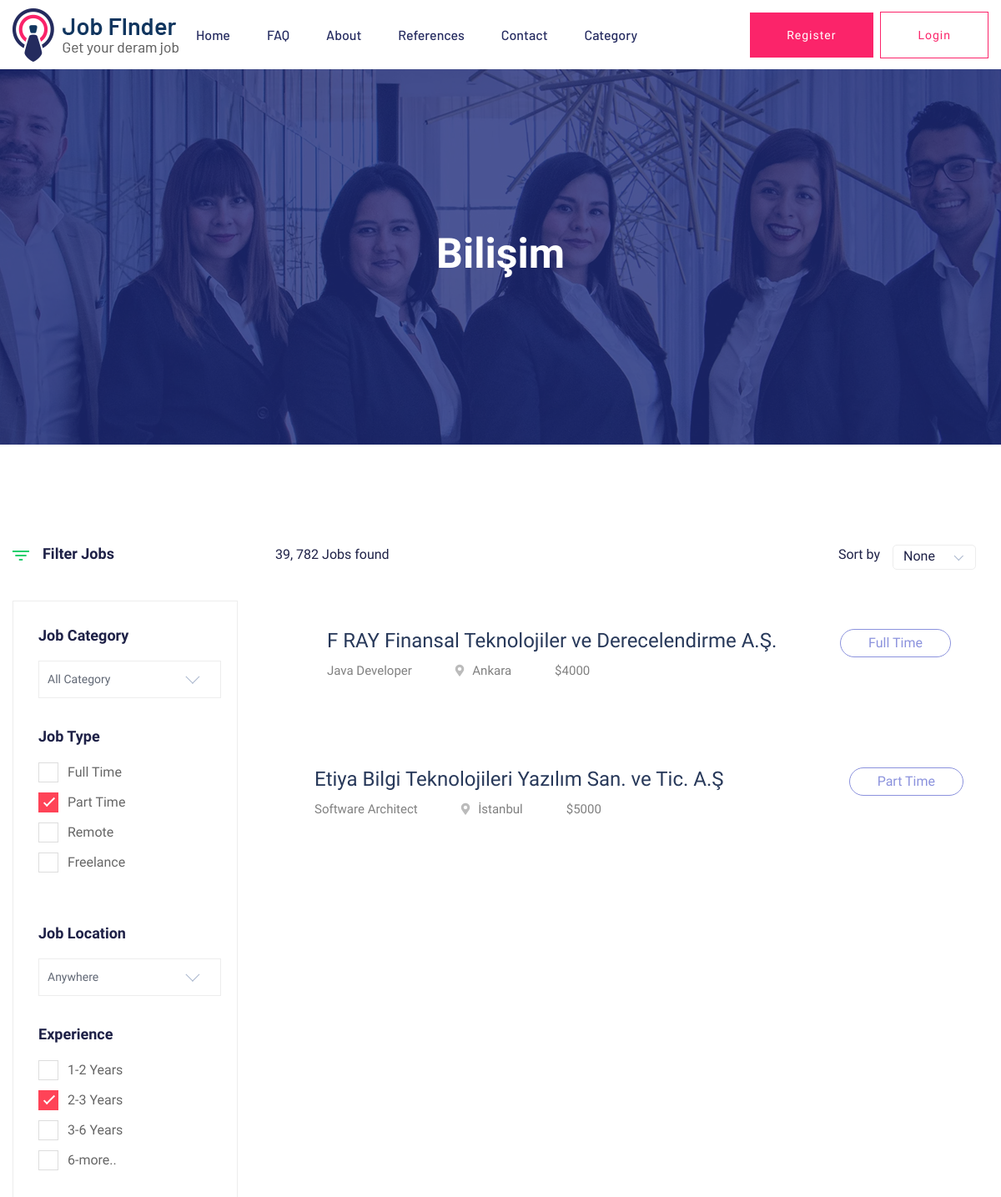
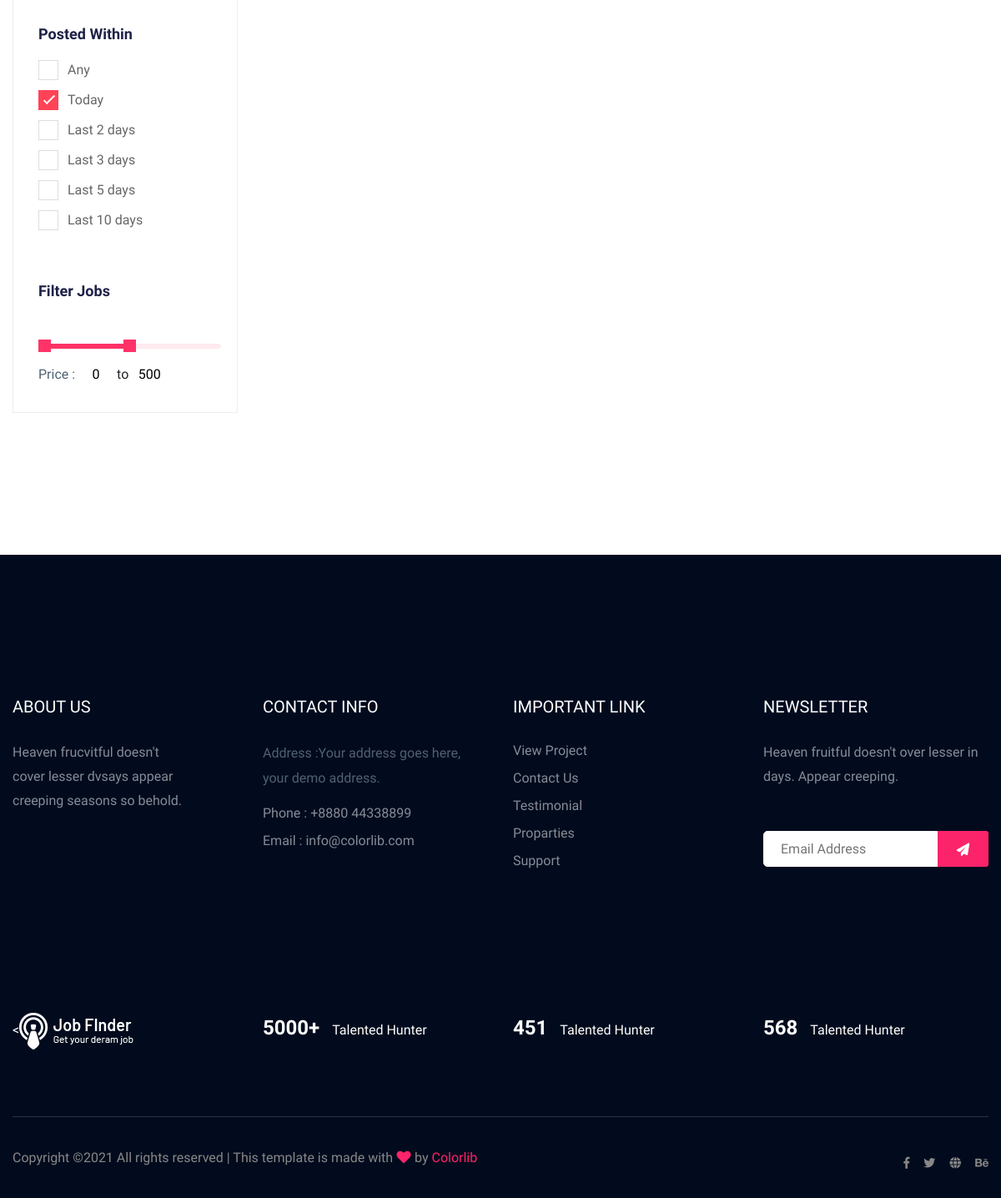
The app's page /category/4/bilisim with its own data (2 pictures, top to bottom).
### job/models.py (models this page shows, shortened)
class Category(MPTTModel):
    STATUS = (
        ('True', 'True'),
        ('False', 'False'),
    )
    parent = TreeForeignKey('self', blank=True, null=True, related_name='children', on_delete=models.CASCADE)
    title = models.CharField(max_length=30)
    keywords = models.CharField(max_length=255)
    description = models.CharField(max_length=255)
    image=models.ImageField(blank=True,upload_to='images/')
    status=models.CharField(max_length=10, choices=STATUS)
    slug = models.SlugField(null=False,unique=True)
    create_at=models.DateTimeField(auto_now_add=True)
    update_at=models.DateTimeField(auto_now=True)
    class MPTTMeta:
        order_insertion_by = ['title']
    def image_tag(self):
        return mark_safe('<img src="{}" height="50"/>'.format(self.image.url))
    image_tag.short_description = 'Image'

class Job(models.Model):
    STATUS = (
        ('True', 'True'),
        ('False', 'False'),
    )
    category = models.ForeignKey(Category, on_delete=models.CASCADE) #many to one relation with Category
    title = models.CharField(max_length=150)
    keywords = models.CharField(max_length=255)
    description = models.CharField(max_length=255)
    image=models.ImageField(blank=True,upload_to='images/')
    salary = models.IntegerField()
    type = models.CharField(max_length=150)
    location = models.CharField(max_length=255)
    company = models.CharField(max_length=255)
    detail=RichTextUploadingField(blank=True)
    slug = models.SlugField(null=False,unique=True)
    status=models.CharField(max_length=10,choices=STATUS)
    create_at=models.DateTimeField(auto_now_add=True)
    update_at=models.DateTimeField(auto_now=True)
    def image_tag(self):
        return mark_safe('<img src="{}" height="50"/>'.format(self.image.url))
    image_tag.short_description = 'Image'

### home/views.py (the view)
# urls.py: path('category/<int:id>/<slug:slug>', views.category_jobs, name='category_jobs'),
def category_jobs(request,id,slug):
    category = Category.objects.all()
    categorydata = Category.objects.get(pk=id)
    jobs = Job.objects.filter(category_id=id)
    context={'jobs': jobs,
             'category': category,
             'categorydata': categorydata}
    return render(request,'jobs.html',context)

### home/templates/jobs.html (shortened to what this page needs)
{% extends "homebase.html" %}
{% block body %}
<div class="slider-area ">
    {% load static %}
        <div class="single-slider section-overly slider-height2 d-flex align-items-center" data-background="{%static 'assets/img/hero/about.jpg'%}">
            <div class="container">
                <div class="row">
                    <div class="col-xl-12">
                        <div class="hero-cap text-center">
                            <h2>{{categorydata.title}}</h2>
                        </div>
                    </div>
                </div>
            </div>
        </div>
    </div>
<div class="job-listing-area pt-120 pb-120">
            <div class="container">
                <div class="row">
                    <div class="col-xl-3 col-lg-3 col-md-4">
                        <div class="row">
                            <div class="col-12">
                                    <div class="small-section-tittle2 mb-45">
                                    <div class="ion">
                                    </div>
                                    <h4>Filter Jobs</h4>
                                </div>
                            </div>
                        </div>
                        <div class="job-category-listing mb-50">
                            <div class="single-listing">
                               <div class="small-section-tittle2">
                                     <h4>Job Category</h4>
                               </div>
                                <div class="select-Categories pt-80 pb-50">
                                    <div class="small-section-tittle2">
                                        <h4>Job Type</h4>
                                    </div>
                                    <label class="container">Full Time
                                        <span class="checkmark"></span>
                                    </label>
                                    <label class="container">Part Time
                                        <span class="checkmark"></span>
                                    </label>
                                    <label class="container">Remote
                                        <span class="checkmark"></span>
                                    </label>
                                    <label class="container">Freelance
                                        <span class="checkmark"></span>
                                    </label>
                                </div>
                            </div>
                            <div class="single-listing">
                               <div class="small-section-tittle2">
                                     <h4>Job Location</h4>
                               </div>
                                <div class="select-Categories pt-80 pb-50">
                                    <div class="small-section-tittle2">
                                        <h4>Experience</h4>
                                    </div>
                                    <label class="container">1-2 Years
                                        <span class="checkmark"></span>
                                    </label>
                                    <label class="container">2-3 Years
                                        <span class="checkmark"></span>
                                    </label>
                                    <label class="container">3-6 Years
                                        <span class="checkmark"></span>
                                    </label>
                                    <label class="container">6-more..
                                        <span class="checkmark"></span>
                                    </label>
                                </div>
                            </div>
                            <div class="single-listing">
                                <div class="select-Categories pb-50">
                                    <div class="small-section-tittle2">
                                        <h4>Posted Within</h4>
                                    </div>
                                    <label class="container">Any
                                        <span class="checkmark"></span>
                                    </label>
                                    <label class="container">Today
                                        <span class="checkmark"></span>
                                    </label>
                                    <label class="container">Last 2 days
                                        <span class="checkmark"></span>
                                    </label>
                                    <label class="container">Last 3 days
                                        <span class="checkmark"></span>
                                    </label>
                                    <label class="container">Last 5 days
                                        <span class="checkmark"></span>
                                    </label>
                                    <label class="container">Last 10 days
                                        <span class="checkmark"></span>
                                    </label>
                                </div>
                            </div>
                            <div class="single-listing">
                                <aside class="left_widgets p_filter_widgets price_rangs_aside sidebar_box_shadow">
                                    <div class="small-section-tittle2">
                                        <h4>Filter Jobs</h4>
                                    </div>
                                    <div class="widgets_inner">
                                        <div class="range_item">
                                            <input type="text" class="js-range-slider" value="" />
                                            <div class="d-flex align-items-center">
                                                <div class="price_text">
                                                    <p>Price :</p>
                                                </div>
                                                <div class="price_value d-flex justify-content-center">
                                                    <input type="text" class="js-input-from" />
                                                    <span>to</span>
                                                    <input type="text" class="js-input-to"/>
                                                </div>
                                            </div>
                                        </div>
                                    </div>
                                </aside>
                            </div>
                        </div>
                    </div>
                    <div class="col-xl-9 col-lg-9 col-md-8">
                        <section class="featured-job-area">
                            <div class="container">
                                <div class="row">
                                    <div class="col-lg-12">
                                        <div class="count-job mb-35">
                                            <span>39, 782 Jobs found</span>
                                            <div class="select-job-items">
                                                <span>Sort by</span>
                                            </div>
                                        </div>
                                    </div>
                                </div>
                              {% for rs in jobs %}
                                <div class="single-job-items mb-30">
                                    <div class="job-items">
                                        <div class="company-img">
                                        </div>
                                        <div class="job-tittle job-tittle2">
                                            <a href="#">
                                                <h4>{{rs.company}}</h4>
                                            </a>
                                            <ul>
                                                <li>{{rs.title}}</li>
                                                <li><i class="fas fa-map-marker-alt"></i>{{rs.location}}</li>
                                                <li>${{rs.salary}}</li>
                                            </ul>
                                        </div>
                                    </div>
                                    <div class="items-link items-link2 f-right">
                                        <a href="/job/{{ rs.id }}/{{ rs.slug }}">{{rs.type}}</a>
                                    </div>
                                </div>
                            </div>
                             {% endfor %}
                    </div>
                </div>
            </div>
{% endblock %}

### home/static/assets/css/price_rangs.css (style rules this page uses)
.irs-hidden-input { position: absolute !important; display: block !important; top: 0 !important; left: 0 !important; width: 0 !important; height: 0 !important; font-size: 0 !important; line-height: 0 !important; padding: 0 !important; margin: 0 !important; outline: none !important; z-index: -9999 !important; background: none !important; border-style: solid !important; border-color: transparent !important; }

### records on screen
Category: title "Bilişim"
Job: company "F RAY Finansal Teknolojiler ve Derecelendirme A.Ş.", title "Java Developer", location "Ankara", salary "4000", type "Full Time"
Job: company "Etiya Bilgi Teknolojileri Yazılım San. ve Tic. A.Ş", title "Software Architect", location "İstanbul", salary "5000", type "Part Time"
